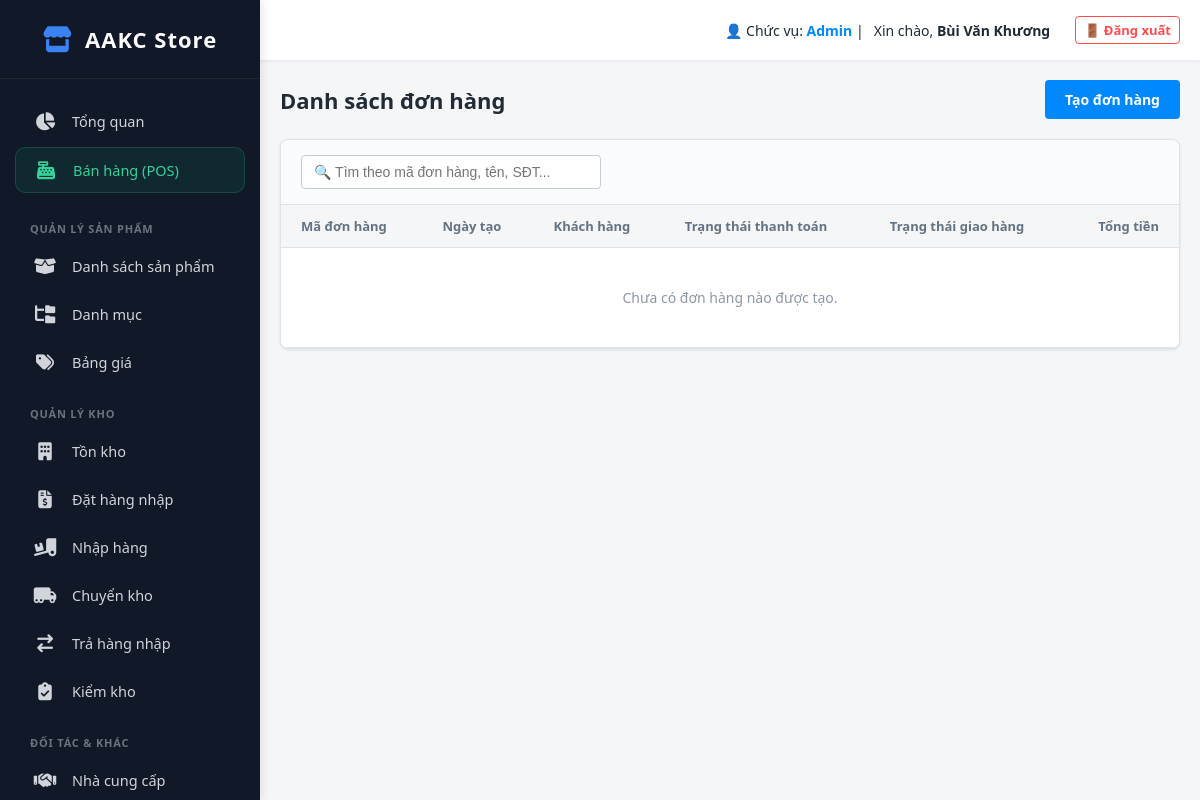
Page /index.php?action=order_list (signed in) on the earlier database version.
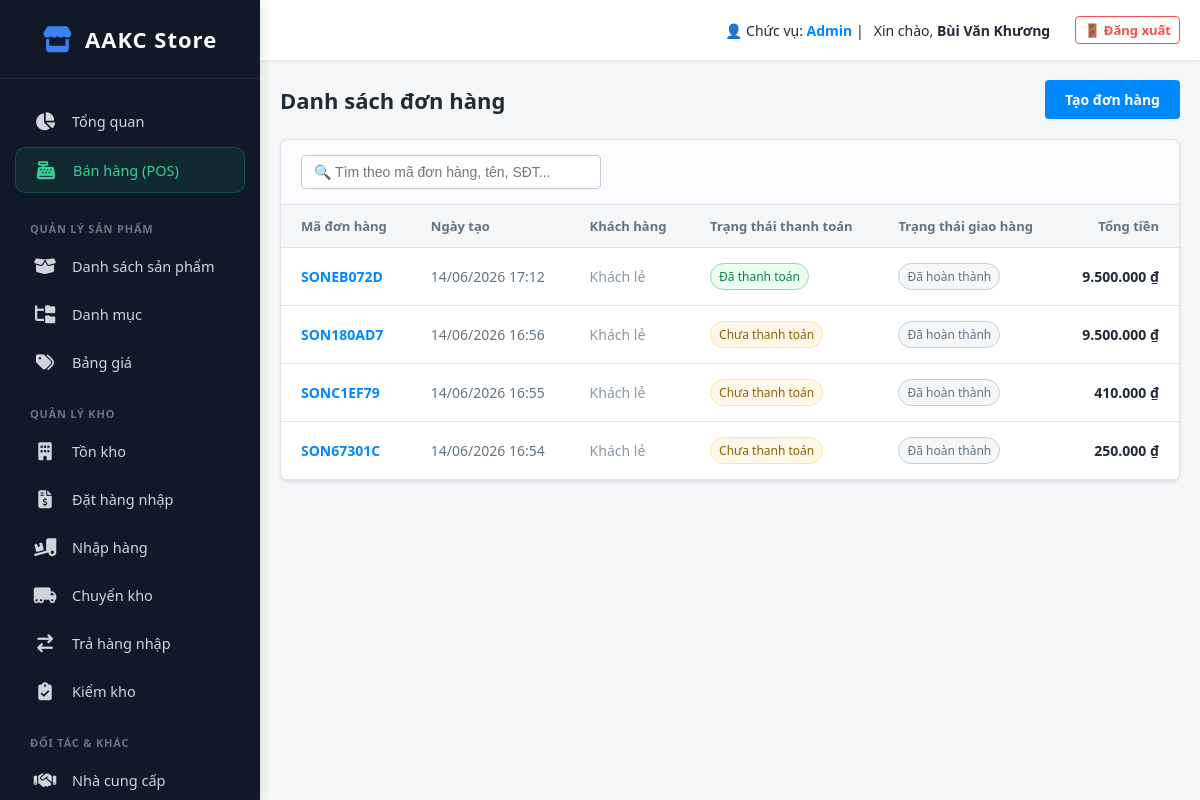
Same page on the later database version.
### tables this page shows
CREATE TABLE `orders` (
  `id` int(11) NOT NULL,
  `order_code` varchar(50) NOT NULL,
  `customer_id` int(11) DEFAULT NULL,
  `branch_id` int(11) DEFAULT NULL,
  `user_id` int(11) DEFAULT NULL,
  `subtotal` decimal(15,2) DEFAULT 0.00,
  `total_product_discount` decimal(15,2) DEFAULT 0.00,
  `total_order_discount` decimal(15,2) DEFAULT 0.00,
  `original_shipping_fee` decimal(15,2) DEFAULT 0.00,
  `total_shipping_discount` decimal(15,2) DEFAULT 0.00,
  `tax_amount` decimal(15,2) DEFAULT 0.00,
  `grand_total` decimal(15,2) DEFAULT 0.00,
  `amount_paid` decimal(15,2) DEFAULT 0.00,
  `sales_channel` enum('pos','web','facebook','shopee') DEFAULT 'pos',
  `payment_status` enum('pending','partial','paid') DEFAULT 'pending',
  `shipping_status` enum('pending','delivering','delivered','returned') DEFAULT 'pending',
  `order_status` enum('draft','processing','completed','cancelled') DEFAULT 'draft',
  `shipping_method` enum('partner','self','pickup','later') DEFAULT 'pickup',
  `shipping_address` text DEFAULT NULL,
  `cod_amount` decimal(15,2) DEFAULT 0.00,
  `note` text DEFAULT NULL,
  `tags` varchar(255) DEFAULT NULL,
  `order_date` datetime DEFAULT current_timestamp(),
  `created_at` timestamp NOT NULL DEFAULT current_timestamp()
);

### app/controllers/OrderController.php (called while the page is built, shortened)
<?php
class OrderController
{
    public function list()
    {
        $db = (new Database())->getConnection();
        $query = "SELECT o.*,
                         CONCAT(c.last_name, ' ', c.first_name) AS customer_name
                  FROM orders o
                  LEFT JOIN customers c ON o.customer_id = c.id
                  ORDER BY o.created_at DESC";
        $stmt = $db->prepare($query);
        $stmt->execute();
        $orders = $stmt->fetchAll(PDO::FETCH_ASSOC);
        require_once __DIR__ . '/../views/order/list.php';
    }
}

### public/index.php (called while the page is built, shortened)
<?php
$app = new App();

### app/views/order/list.php (the view, shortened to what this page needs)
<?php require_once __DIR__ . '/../layout/header.php'; ?>
<div class="v3-header">
    <div class="v3-title">Danh sách đơn hàng</div>
    <a href="index.php?action=create_order" class="btn-primary">Tạo đơn hàng</a>
</div>
<div class="v3-card">
    <div class="filter-bar">
        <input type="text" class="search-input" placeholder="🔍 Tìm theo mã đơn hàng, tên, SĐT...">
    </div>
    <table class="v3-table">
        <thead>
            <tr>
                <th>Mã đơn hàng</th>
                <th>Ngày tạo</th>
                <th>Khách hàng</th>
                <th>Trạng thái thanh toán</th>
                <th>Trạng thái giao hàng</th>
                <th style="text-align: right;">Tổng tiền</th>
            </tr>
        </thead>
        <tbody>
            <?php if (empty($orders)): ?>
                <tr>
                    <td colspan="6" style="text-align: center; padding: 40px 0; color: #8c98a4;">
                        Chưa có đơn hàng nào được tạo.
                    </td>
                </tr>
            <?php else: ?>
                <?php foreach ($orders as $o): ?>
                    <tr onclick="window.location='index.php?action=view_order&id=<?php echo $o['id']; ?>'">
                        <td><a href="#" class="order-code"><?php echo htmlspecialchars($o['order_code']); ?></a></td>
                        <td style="color: #637381;"><?php echo date('d/m/Y H:i', strtotime($o['created_at'])); ?></td>
                        <td><?php echo !empty($o['customer_name']) ? htmlspecialchars($o['customer_name']) : '<span style="color:#8c98a4;">Khách lẻ</span>'; ?></td>
                        <td>
                            <?php
                            if ($o['payment_status'] == 'paid') {
                                echo '<span class="badge badge-paid">Đã thanh toán</span>';
                            } elseif ($o['payment_status'] == 'partial') {
                                echo '<span class="badge badge-partial">Thanh toán một phần</span>';
                            } else {
                                echo '<span class="badge badge-pending">Chưa thanh toán</span>';
                            }
                            ?>
                        </td>
                        <td>
                            <?php
                            if ($o['order_status'] == 'completed') {
                                echo '<span class="badge badge-completed">Đã hoàn thành</span>';
                            } else {
                                echo '<span class="badge badge-pending">Đang xử lý</span>';
                            }
                            ?>
                        </td>
                        <td style="text-align: right; font-weight: 600;">
                            <?php echo number_format($o['grand_total'], 0, '', '.'); ?> ₫
                        </td>
                    </tr>
                <?php endforeach; ?>
            <?php endif; ?>
        </tbody>
    </table>
</div>
<?php require_once __DIR__ . '/../layout/footer.php'; ?>

Differences in the rows shown:
added orders: order_code "SONEB072D", created_at "14/06/2026 17:12", payment_status "Đã thanh toán", order_status "Đã hoàn thành", grand_total "9.500.000"
added orders: order_code "SON180AD7", created_at "14/06/2026 16:56", payment_status "Chưa thanh toán", order_status "Đã hoàn thành", grand_total "9.500.000"
added orders: order_code "SONC1EF79", created_at "14/06/2026 16:55", payment_status "Chưa thanh toán", order_status "Đã hoàn thành", grand_total "410.000"
added orders: order_code "SON67301C", created_at "14/06/2026 16:54", payment_status "Chưa thanh toán", order_status "Đã hoàn thành", grand_total "250.000"
Other differences:
text no longer shown: "Chưa có đơn hàng nào được tạo."
